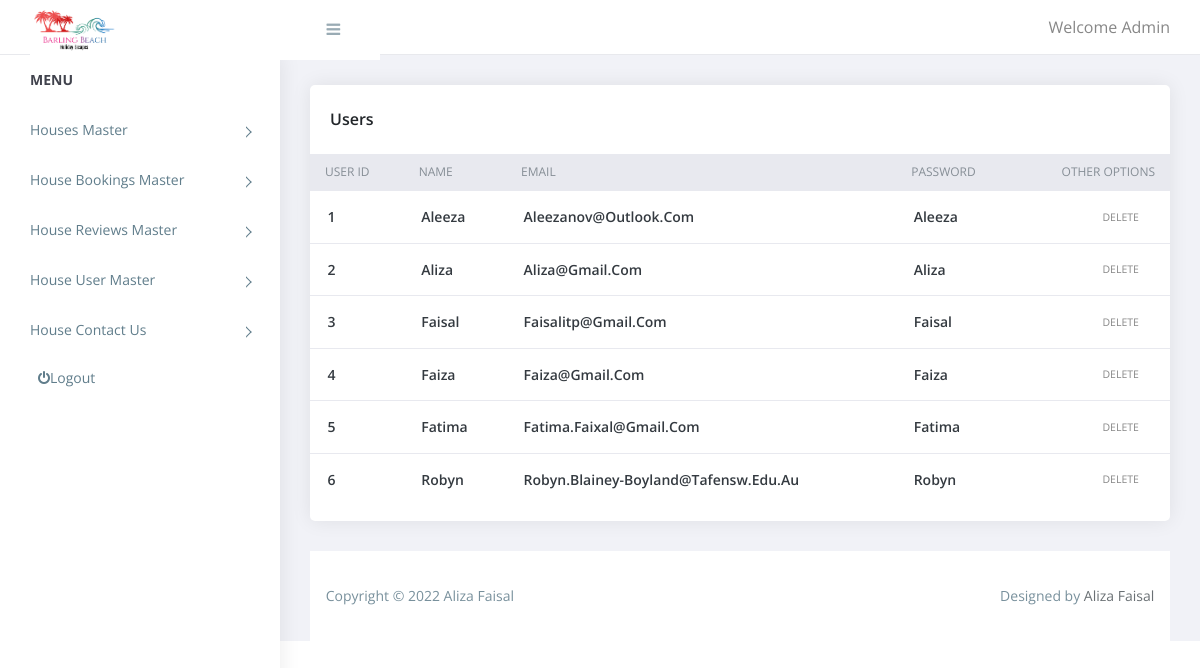
The page /staff/users.php (signed in) on the database as committed earlier.
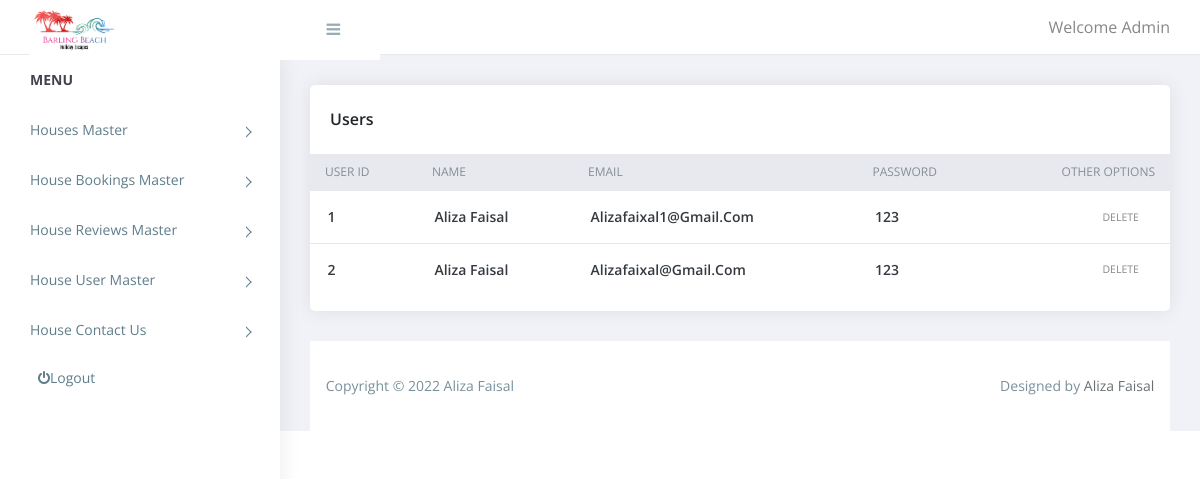
The same page on the database as committed later.
### tables this page shows
CREATE TABLE `end_users` (
  `user_id` int(11) NOT NULL,
  `username` varchar(200) NOT NULL,
  `user_email` varchar(200) NOT NULL,
  `user_password` varchar(200) NOT NULL
);

### staff/users.php (the view, shortened to what this page needs)
<?php
$seqID=1;
include('header.inc.php');
$sql = "SELECT * FROM end_users ORDER BY `username` asc";
$users = array();
$res = mysqli_query($conn, $sql)
or trigger_error("Query Failed! SQL: $sql - Error: ".mysqli_error($conn), E_USER_ERROR);
while($row = mysqli_fetch_array($res)){
    $users[] = $row;
}
?>
         <div class="content pb-0">
            <div class="orders">
               <div class="row">
                  <div class="col-xl-12">
                     <div class="card">
                        <div class="card-body">
                           <h4 class="box-title"> Users </h4>
                        </div>
                        <div class="card-body--">
                           <div class="table-stats order-table ov-h">
                              <table class="table ">
                                 <thead>
                                    <tr>
                                       <th>user id</th>
                                       <th>name</th>
                                       <th> email</th>
                                       <th> password</th>
                                       <th> other options</th>
                                    </tr>
                                 </thead>
                                 <tbody>
                                     <?php
                                     foreach($users as $list){?>
                                     <tr>
                                     <td><?php echo $seqID++ ?></td>
                                     <td><?php echo $list['username'] ?></td>
                                     <td><?php echo $list['user_email'] ?></td>
                                     <td><?php echo $list['user_password'] ?></td>
                                     <td>
                                            <?php
                                         echo "<span class='badge badge-delete'><a href='?type=delete&id=".$list['user_id']."'>Delete</a></span>&nbsp;";
                                         ?>
                                     </td>
                                     </tr>
                                  <?php   }
                                     ?>
                                 </tbody>
                              </table>
                           </div>
                        </div>
                     </div>
                  </div>
               </div>
            </div>
		  </div>
<?php
include('footer.inc.php');
?>

### staff/header.inc.php (shortened to what this page needs)
<!doctype html>
<html class="no-js" lang="">
   <head>
      <link rel="stylesheet" href="https://stackpath.bootstrapcdn.com/bootstrap/4.5.2/css/bootstrap.min.css">
      <link rel="stylesheet" href="https://stackpath.bootstrapcdn.com/font-awesome/4.7.0/css/font-awesome.min.css">
      <link rel="stylesheet" href="https://cdn.jsdelivr.net/gh/lykmapipo/themify-icons@0.1.2/css/themify-icons.css">
      <link rel="stylesheet" href="https://cdn.jsdelivr.net/npm/pixeden-stroke-7-icon@1.2.3/pe-icon-7-stroke/dist/pe-icon-7-stroke.min.css">
      <link rel="stylesheet" href="https://cdnjs.cloudflare.com/ajax/libs/flag-icon-css/6.3.0/css/flag-icons.min.css">
      <link rel="stylesheet" href="assets/css/style.css">
   </head>
   <body>
      <aside id="left-panel" class="left-panel">
         <nav class="navbar navbar-expand-sm navbar-default">
            <div id="main-menu" class="main-menu collapse navbar-collapse">
               <ul class="nav navbar-nav">
                  <li class="menu-title">Menu</li>
                  <li class="menu-item-has-children dropdown">
                     <a href="houses.php" > Houses Master</a>
                  </li>
				  <li class="menu-item-has-children dropdown">
                     <a href="bookings.php" > House Bookings Master</a>
                  </li>
                  <li class="menu-item-has-children dropdown">
                     <a href="house_reviews.php" > House Reviews Master</a>
                  </li>
				  <li class="menu-item-has-children dropdown">
                     <a href="users.php" > House User Master</a>
                  </li>
				  <li class="menu-item-has-children dropdown">
                     <a href="contact_us.php" > House Contact Us</a>
                  </li>
                  <li class="">
                  <a class="nav-link" href="logout.php"><i class="fa fa-power-off"></i>Logout</a>
                  </li>
               </ul>
            </div>
         </nav>
      </aside>
      <div id="right-panel" class="right-panel">
         <header id="header" class="header">
            <div class="top-left">
               <div class="navbar-header">
                  <a class="navbar-brand" href="houses.php"><img src="../images/BBHE_logo.png" alt="Logo"></a>
                  <a id="menuToggle" class="menutoggle"><i class="fa fa-bars"></i></a>
               </div>
            </div>
            <div class="top-right">
               <div class="header-menu">
                  <div class="user-area dropdown float-right">
                     <a href="#" class="dropdown-toggle active" data-toggle="dropdown" aria-haspopup="true" aria-expanded="false">Welcome Admin  </a>
                  </div>
               </div>
            </div>
         </header>

### staff/footer.inc.php (shortened to what this page needs)
<footer class="site-footer">
            <div class="footer-inner bg-white">
               <div class="row">
                  <div class="col-sm-6">
                     Copyright &copy; <?php echo date('Y');?> Aliza Faisal
                  </div>
                  <div class="col-sm-6 text-right">
                     Designed by <a href="#">Aliza Faisal</a>
                  </div>
               </div>
            </div>
         </footer>
      </div>
   </body>
</html>

Rows that differ between the two databases and show on the page:
removed end_users: username "Aleeza", user_email "Aleezanov@outlook.com", user_password "Aleeza"
removed end_users: username "Aliza", user_email "Aliza@gmail.com", user_password "Aliza"
removed end_users: username "Faisal", user_email "Faisalitp@gmail.com", user_password "Faisal"
removed end_users: username "Faiza", user_email "Faiza@gmail.com", user_password "Faiza"
removed end_users: username "Fatima", user_email "Fatima.faixal@gmail.com", user_password "Fatima"
removed end_users: username "Robyn", user_email "Robyn.blainey-Boyland@tafensw.edu.au", user_password "Robyn"
added end_users: username "Aliza Faisal", user_email "Alizafaixal1@gmail.com", user_password "123"
added end_users: username "Aliza Faisal", user_email "Alizafaixal@gmail.com", user_password "123"
